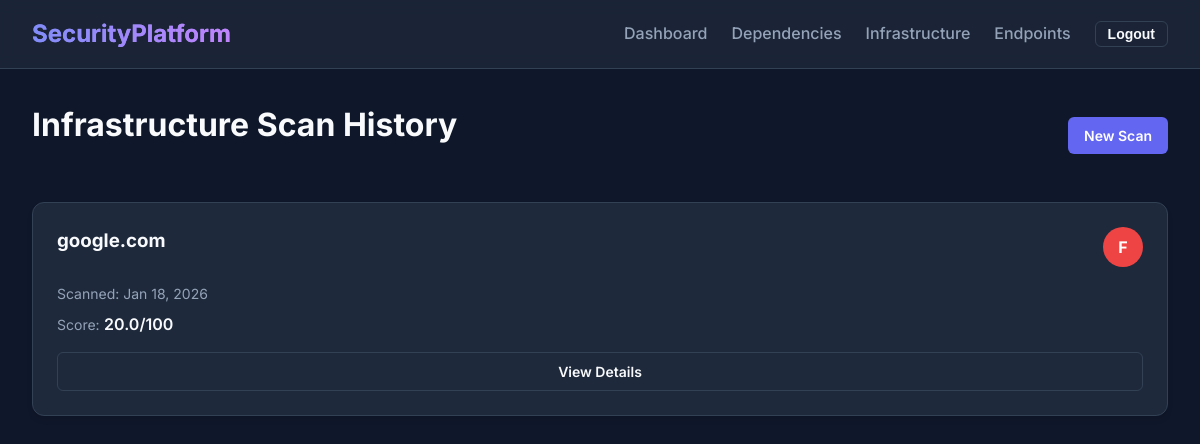
The page /infrastructure-monitor/history/ (signed in) on the database as committed earlier.
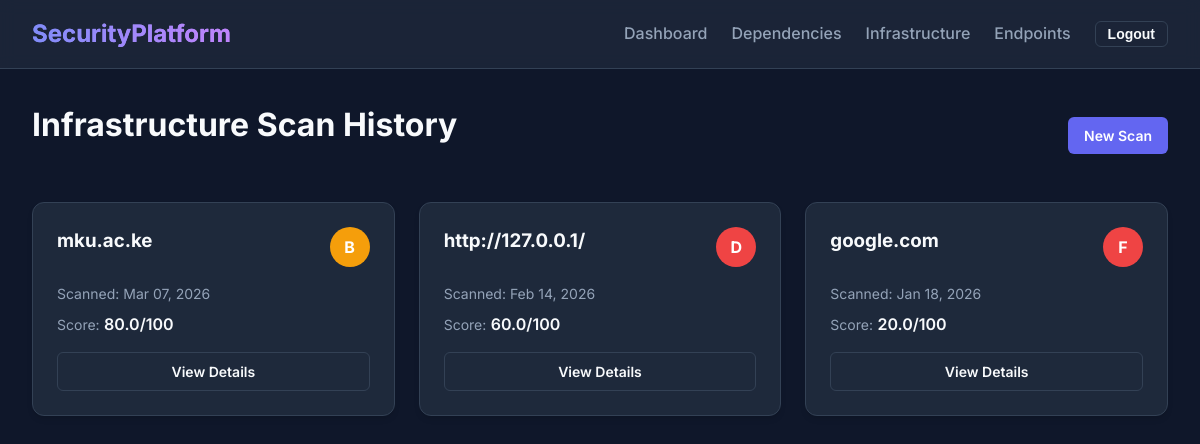
The same page on the database as committed later.
### infrastructure_monitor/models.py (models this page shows, shortened)
class NetworkScan(models.Model):
    user = models.ForeignKey(User, on_delete=models.CASCADE)
    target = models.CharField(max_length=255) # Domain or IP
    scan_date = models.DateTimeField(auto_now_add=True)
    score = models.FloatField()
    grade = models.CharField(max_length=2) # A, B, C, D, E, F

### infrastructure_monitor/views.py (the view)
# urls.py: path('infrastructure-monitor/history/', views.report_list_view, name='network_report_list'),
@login_required
def report_list_view(request):
    scans = NetworkScan.objects.filter(user=request.user).order_by('-scan_date')
    return render(request, 'infrastructure_monitor/report_list.html', {'scans': scans})

### templates/infrastructure_monitor/report_list.html (shortened to what this page needs)
{% extends 'base.html' %}
{% block content %}
<div class="fade-in">
    <div style="display: flex; justify-content: space-between; align-items: center; margin-bottom: 2rem;">
        <h1>Infrastructure Scan History</h1>
        <a href="{% url 'scan_network' %}" class="btn btn-primary">New Scan</a>
    </div>
    <div class="grid-3">
        {% for scan in scans %}
        <div class="card" style="display: flex; flex-direction: column; justify-content: space-between;">
            <div>
                <div style="display: flex; justify-content: space-between; align-items: flex-start; margin-bottom: 1rem;">
                    <h3 style="margin: 0; word-break: break-all;">{{ scan.target }}</h3>
                    <div style="width: 40px; height: 40px; border-radius: 50%; display: flex; align-items: center; justify-content: center; font-weight: 700; background-color: {% if scan.grade == 'A' %}var(--success-color){% elif scan.grade == 'B' or scan.grade == 'C' %}var(--warning-color){% else %}var(--danger-color){% endif %}; color: #fff;">
                        {{ scan.grade }}
                    </div>
                </div>
                <p style="color: var(--text-muted); font-size: 0.875rem; margin-bottom: 0.5rem;">
                    Scanned: {{ scan.scan_date|date:"M d, Y" }}
                </p>
                <div style="margin-bottom: 1rem;">
                    <span style="font-size: 0.875rem; color: var(--text-muted);">Score:</span>
                    <span style="font-weight: 600;">{{ scan.score }}/100</span>
                </div>
            </div>
            <a href="{% url 'network_report_detail' scan.id %}" class="btn btn-outline" style="text-align: center;">View Details</a>
        </div>
        {% empty %}
        <div class="card" style="grid-column: 1 / -1; text-align: center;">
            <p style="color: var(--text-muted);">No scans found.</p>
        </div>
        {% endfor %}
    </div>
</div>
{% endblock %}

Rows that differ between the two databases and show on the page:
added NetworkScan: target "mku.ac.ke", grade "B", scan_date "Mar 07, 2026", score "80.0"
added NetworkScan: target "http://127.0.0.1/", grade "D", scan_date "Feb 14, 2026", score "60.0"
